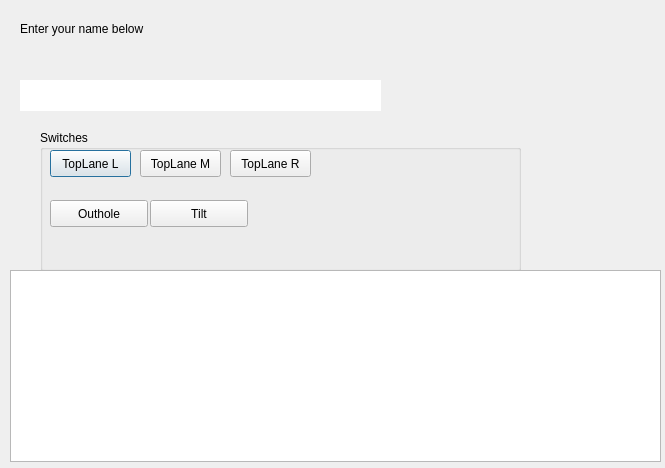
<?xml version="1.0" encoding="UTF-8"?>
<ui version="4.0">
 <class>HelloForm</class>
 <widget class="QDialog" name="HelloForm">
  <property name="geometry">
   <rect>
    <x>0</x>
    <y>0</y>
    <width>665</width>
    <height>468</height>
   </rect>
  </property>
  <property name="windowTitle">
   <string>Hello Qt World</string>
  </property>
  <widget class="QLabel" name="label">
   <property name="geometry">
    <rect>
     <x>20</x>
     <y>20</y>
     <width>361</width>
     <height>18</height>
    </rect>
   </property>
   <property name="text">
    <string>Enter your name below</string>
   </property>
  </widget>
  <widget class="QLineEdit" name="helloEdit">
   <property name="enabled">
    <bool>true</bool>
   </property>
   <property name="geometry">
    <rect>
     <x>20</x>
     <y>80</y>
     <width>361</width>
     <height>31</height>
    </rect>
   </property>
   <property name="text">
    <string/>
   </property>
   <property name="frame">
    <bool>false</bool>
   </property>
   <property name="readOnly">
    <bool>true</bool>
   </property>
  </widget>
  <widget class="QGroupBox" name="groupBox">
   <property name="geometry">
    <rect>
     <x>40</x>
     <y>130</y>
     <width>481</width>
     <height>141</height>
    </rect>
   </property>
   <property name="title">
    <string>Switches</string>
   </property>
   <widget class="QPushButton" name="pbTopLaneL">
    <property name="geometry">
     <rect>
      <x>10</x>
      <y>20</y>
      <width>81</width>
      <height>27</height>
     </rect>
    </property>
    <property name="text">
     <string>TopLane L</string>
    </property>
    <property name="checkable">
     <bool>false</bool>
    </property>
   </widget>
   <widget class="QPushButton" name="pbTopLaneM">
    <property name="geometry">
     <rect>
      <x>100</x>
      <y>20</y>
      <width>81</width>
      <height>27</height>
     </rect>
    </property>
    <property name="text">
     <string>TopLane M</string>
    </property>
    <property name="checkable">
     <bool>false</bool>
    </property>
   </widget>
   <widget class="QPushButton" name="pbTopLaneR">
    <property name="geometry">
     <rect>
      <x>190</x>
      <y>20</y>
      <width>81</width>
      <height>27</height>
     </rect>
    </property>
    <property name="text">
     <string>TopLane R</string>
    </property>
   </widget>
   <widget class="QPushButton" name="pbOutHole">
    <property name="geometry">
     <rect>
      <x>10</x>
      <y>70</y>
      <width>98</width>
      <height>27</height>
     </rect>
    </property>
    <property name="text">
     <string>Outhole</string>
    </property>
    <property name="checkable">
     <bool>true</bool>
    </property>
   </widget>
   <widget class="QPushButton" name="pbTilt">
    <property name="geometry">
     <rect>
      <x>110</x>
      <y>70</y>
      <width>98</width>
      <height>27</height>
     </rect>
    </property>
    <property name="text">
     <string>Tilt</string>
    </property>
   </widget>
  </widget>
  <widget class="QTextBrowser" name="textBrowser">
   <property name="geometry">
    <rect>
     <x>10</x>
     <y>270</y>
     <width>651</width>
     <height>192</height>
    </rect>
   </property>
  </widget>
 </widget>
 <resources/>
 <connections/>
</ui>
